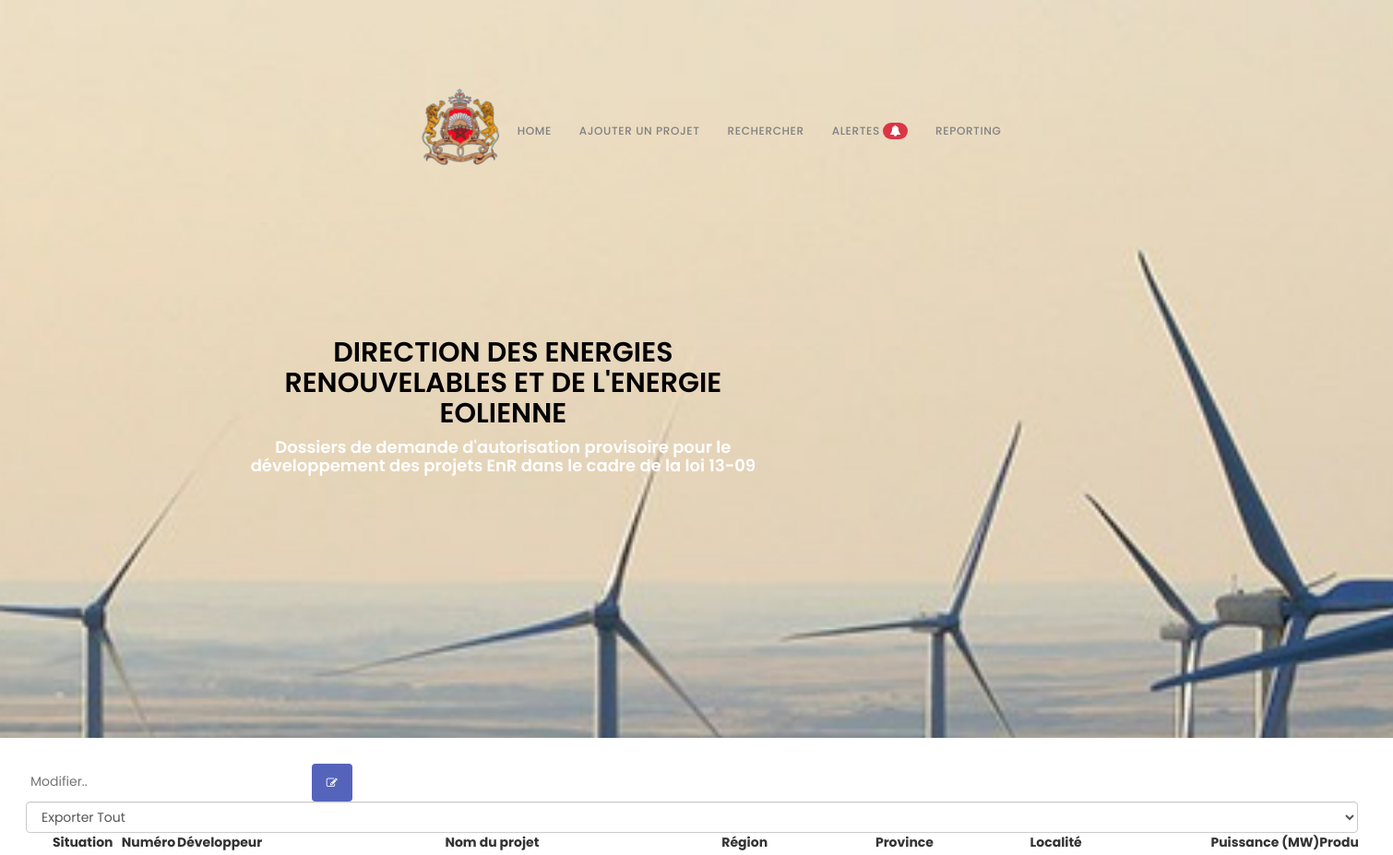
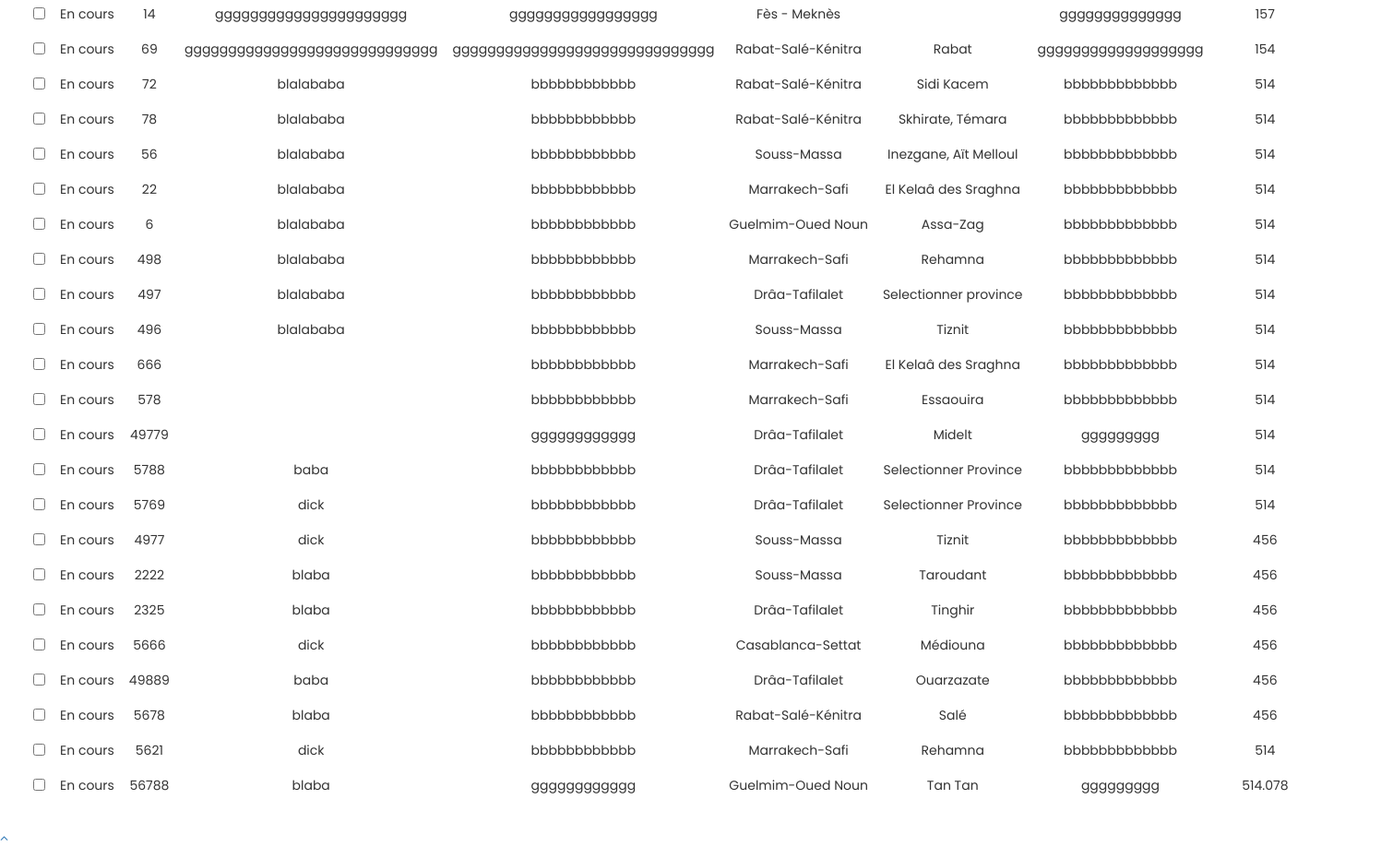
Screenshot of /eo_search.php with the database file from the repository (2 pictures, top to bottom).
### tables this page shows
CREATE TABLE IF NOT EXISTS `energieeolienne` (
  `Numero` int NOT NULL,
  `Developpeur` varchar(500) NOT NULL,
  `Nom du projet` varchar(500) NOT NULL,
  `Region` varchar(500) NOT NULL,
  `Province` varchar(500) NOT NULL,
  `Localite` varchar(500) NOT NULL,
  `Puissance` float NOT NULL,
  `Productible previsionnel` float NOT NULL,
  `Co2 evite TCO2/an` float NOT NULL,
  `Source energie` varchar(500) NOT NULL,
  `Coordonnees Geographique/Coordonnees Lambert` varchar(500) NOT NULL,
  `Investissement du projet` float NOT NULL,
  `Etat avancement` varchar(100) NOT NULL,
  `Depot a la DEREE` varchar(500) NOT NULL,
  `Envoi du dossier a l'ONEE` varchar(500) NOT NULL,
  `Reponse ONEE` varchar(500) NOT NULL,
  `Depot du complement du dossier par le developpeur` varchar(500) NOT NULL,
  `Envoi du complement du dossier a l'ONEE` varchar(500) NOT NULL,
  `Reponse ONEE en Cas Du 2 Complement` varchar(500) NOT NULL,
  `Depot du 2 complement du dossier par le developpeur` varchar(500) NOT NULL,
  `Envoi du 2 complement du dossier a l'ONEE` varchar(500) NOT NULL,
  `Reponse ONEE en Cas Du 3 Complement` varchar(500) NOT NULL,
  `Depot du 3 complement du dossier par le developpeur` varchar(500) NOT NULL,
  `Envoi du 3 complement du dossier a l'ONEE` varchar(500) NOT NULL,
  `Reponse ONEE en Cas Du 4 Complement` varchar(500) NOT NULL,
  `Depot du 4 complement du dossier par le developpeur` varchar(500) NOT NULL,
  `Envoi du 4 complement du dossier a l'ONEE` varchar(500) NOT NULL,
  `Avis de l'ONEE` varchar(500) NOT NULL,
  `Avis MEME` varchar(500) NOT NULL,
  `Observations` varchar(500) NOT NULL,
  PRIMARY KEY (`Numero`)
);

### eo_search.php (the view, shortened to what this page needs)
<!DOCTYPE html>
<html lang="en" >
<head>
  <link rel='stylesheet' href='https://maxcdn.bootstrapcdn.com/bootstrap/3.3.5/css/bootstrap.min.css'>
<link rel='stylesheet' href='https://cdnjs.cloudflare.com/ajax/libs/bootstrap-table/1.10.0/bootstrap-table.min.css'>
<link rel='stylesheet' href='https://rawgit.com/vitalets/x-editable/master/dist/bootstrap3-editable/css/bootstrap-editable.css'><link rel="stylesheet" href="./style.css">
<link rel="stylesheet" href="css/bootstrap.min.css">
    <link rel="stylesheet" href="css/animate.css">
    <link rel="stylesheet" href="css/font-awesome.min.css">
    <link rel="stylesheet" href="css/owl.theme.css">
    <link rel="stylesheet" href="css/owl.carousel.css">
	<link rel="stylesheet" href="css/ele.css">
</head>
<body data-spy="scroll" data-offset="50" data-target=".navbar-collapse"></body>
<div class="navbar navbar-fixed-top custom-navbar" role="navigation">
        <div class="container">
            <div class="navbar-header">
                <img src="images/roy.png">
            </div>
            <div class="collapse navbar-collapse">
                <ul class="nav navbar-nav navbar-right">
                    <li><a href="home.php" class="smoothScroll">Home</a></li>
                    <li><a href="energieEolienne.php" class="smoothScroll">Ajouter Un Projet</a></li>
                    <li><a href="#search" class="smoothScroll">Rechercher</a></li>
                    <li> <a href="alertes_eo.php"  class="smoothScroll">Alertes <span class="badge"><i class="fa fa-bell" aria-hidden="true"></i>
</span></a></li>
                    <li><a href="report_eo.php" class="smoothScroll">Reporting</a></li>
                </ul>
            </div>
        </div>
    </div>
<section id="intro" class="parallax-section">
        <div class="container">
            <div class="row">
                <div class="wow fadeInUp col-md-7 col-sm-7" data-wow-delay="0.6s">
                    <h2 style="color: black;">Direction des Energies Renouvelables et de l'energie eolienne</h2>
                    <h4 style="color: white;">Dossiers de demande d'autorisation provisoire pour le développement des
                        projets EnR dans le cadre de la loi 13-09</h4>
                </div>
            </div>
        </div>
    </section>
	<section id="search" class="parallax-section">
<div class="contain">
<div class="search-container" >
                 <form action="update_eo.php" method="POST" >
                   <input type="text" placeholder="Modifier.." name="search"  required>
                     <button type="submit" class="btn" name="sus"><i class="fa fa-pencil-square-o"  aria-hidden="true"></i></button>
                         </form>
                     </div>
<div id="toolbar">
		<select class="form-control">
				<option value="all">Exporter Tout</option>
		</select>
</div>
<table id="table"
			 data-toggle="table"
			 data-search="true"
			 data-filter-control="true"
			 data-show-export="true"
			 data-click-to-select="true"
			 data-toolbar="#toolbar">
	<thead>
		<tr>
			<th data-field="state" data-checkbox="true"></th>
            <th  data-filter-control="select" data-sortable="true">Situation</th>
			<th  data-filter-control="input" data-sortable="true">Numéro</th>
			<th  data-filter-control="input" data-sortable="true">Développeur</th>
			<th  data-filter-control="input" data-sortable="true">Nom du projet</th>
			<th  data-filter-control="select" data-sortable="true">Région</th>
			<th  data-filter-control="select" data-sortable="true">Province</th>
			<th  data-filter-control="input" data-sortable="true">Localité</th>
			<th  data-filter-control="input" data-sortable="true">Puissance (MW)</th>
			<th  data-filter-control="input" data-sortable="true">Productible prévisionnel (GWh/an)</th>
		</tr>
	</thead>
	<tbody>
			<?php
	  require_once('db.php');
	  $sql="SELECT *  FROM `energieeolienne`";
	  $result = mysqli_query($link,$sql);
	  if (mysqli_num_rows($result) > 0) {
		  while ($row = mysqli_fetch_assoc($result)) {
			echo "<tr>";
              echo '<td class="bs-checkbox "><input data-index="0" name="btSelectItem" type="checkbox"></td>';
              if(strpos($row['Avis MEME'], 'refus') !== false)
              {echo "<td>Refus</td>";}
              else if(strpos($row['Avis MEME'], 'Autorisation') !== false)
              {echo "<td>Autorisation</td>";}
              else
              {echo "<td>En cours</td>";}
			echo "<td>" .$row['Numero']."</td>";
			  echo "<td>" .$row['Developpeur']."</td>";
			  echo "<td>" .$row['Nom du projet']."</td>";
			  echo "<td>" .$row['Region']."</td>";
			  echo "<td>" .$row['Province']."</td>";
			  echo "<td>" .$row['Localite']."</td>";
			  echo "<td>" .$row['Puissance']."</td>";
			  echo "<td>" .$row['Productible previsionnel']."</td>";
			  echo "</tr>";
		  }
	  }
	 ?>
	</tbody>
</table>
</div>
</section>
    <a href="#back-top" class="go-top"><i class="fa fa-angle-up"></i></a>
</body>
</html>

### style.css (style rules this page uses)
.contain { width: 1500px; padding: 2em; }

### css/ele.css (style rules this page uses)
.btn { background-color: #5564bb; border: none; color: white; padding: 12px 16px; font-size: 12px; cursor: pointer; margin-left: 25px; }
.custom-navbar .nav li a .badge { background-color: #dc3545 !important; }
tbody>tr>td { margin: 0 20px; }
table { display: block; overflow-x: auto; white-space: nowrap; margin-left: auto; margin-right: auto; table-layout: fixed; }
td>input { align-items: center; width: 95%; }
#center .th, td { text-align: center; padding: 8px; }
body { background: #ffffff; font-family: 'Poppins', sans-serif; font-style: normal; font-weight: 400; }
h1, h2, h3, h4, h5, h6 { font-weight: 600; }
h2 { font-size: 30px; text-transform: uppercase; }
a { text-decoration: none !important; outline: none; }
.parallax-section { background-attachment: fixed !important; background-size: cover !important; }
.custom-navbar { margin-bottom: 0; background-color: #101010; }
.custom-navbar .nav li a { color: rgb(129, 129, 129); font-size: 12px; font-weight: 500; letter-spacing: 0.6px; text-transform: uppercase; line-height: 40px; transition: all 0.4s ease-in-out; }
@media (min-width:768px) { .custom-navbar { padding: 20px 0; border-bottom: 0; background: 0 0; } }
#intro { background: url('../images/register-bg.jpeg') 50% 0 repeat-y fixed; -webkit-background-size: cover; background-size: cover; background-position: center center; color: #ffffff; display: -webkit-box; display: -webkit-flex; display: -ms-flexbox; display: flex; -webkit-box-align: center; -webkit-align-items: center; -ms-flex-align: center; align-items: center; height: 100vh; text-align: center; }
* { box-sizing: border-box; font-family: "Poppins", sans-serif; }
input { border: none; outline: none; padding: 5px; }
select { padding: 5px; }
.container { margin-top: 70px; margin-left: 90px; width: 90%; display: flex; justify-content: center; align-items: center; }

### rows the page displays
energieeolienne: Avis MEME "En cours", Numero "14", Developpeur "gggggggggggggggggggggg", Nom du projet "ggggggggggggggggg", Region "Fès - Meknès", Localite "gggggggggggggg", Puissance "157"
energieeolienne: Avis MEME "En cours", Numero "69", Developpeur "ggggggggggggggggggggggggggggg", Nom du projet "gggggggggggggggggggggggggggggg", Region "Rabat-Salé-Kénitra", Province "Rabat", Localite "ggggggggggggggggggg", Puissance "154"
energieeolienne: Avis MEME "En cours", Numero "72", Developpeur "blalababa", Nom du projet "bbbbbbbbbbbb", Region "Rabat-Salé-Kénitra", Province "Sidi Kacem", Localite "bbbbbbbbbbbbb", Puissance "514"
energieeolienne: Avis MEME "En cours", Numero "78", Developpeur "blalababa", Nom du projet "bbbbbbbbbbbb", Region "Rabat-Salé-Kénitra", Province "Skhirate, Témara", Localite "bbbbbbbbbbbbb", Puissance "514"
energieeolienne: Avis MEME "En cours", Numero "56", Developpeur "blalababa", Nom du projet "bbbbbbbbbbbb", Region "Souss-Massa", Province "Inezgane, Aït Melloul", Localite "bbbbbbbbbbbbb", Puissance "514"
energieeolienne: Avis MEME "En cours", Numero "22", Developpeur "blalababa", Nom du projet "bbbbbbbbbbbb", Region "Marrakech-Safi", Province "El Kelaâ des Sraghna", Localite "bbbbbbbbbbbbb", Puissance "514"
energieeolienne: Avis MEME "En cours", Numero "6", Developpeur "blalababa", Nom du projet "bbbbbbbbbbbb", Region "Guelmim-Oued Noun", Province "Assa-Zag", Localite "bbbbbbbbbbbbb", Puissance "514"
energieeolienne: Avis MEME "En cours", Numero "498", Developpeur "blalababa", Nom du projet "bbbbbbbbbbbb", Region "Marrakech-Safi", Province "Rehamna", Localite "bbbbbbbbbbbbb", Puissance "514"
energieeolienne: Avis MEME "En cours", Numero "497", Developpeur "blalababa", Nom du projet "bbbbbbbbbbbb", Region "Drâa-Tafilalet", Province "Selectionner province", Localite "bbbbbbbbbbbbb", Puissance "514"
energieeolienne: Avis MEME "En cours", Numero "496", Developpeur "blalababa", Nom du projet "bbbbbbbbbbbb", Region "Souss-Massa", Province "Tiznit", Localite "bbbbbbbbbbbbb", Puissance "514"
energieeolienne: Avis MEME "En cours", Numero "666", Nom du projet "bbbbbbbbbbbb", Region "Marrakech-Safi", Province "El Kelaâ des Sraghna", Localite "bbbbbbbbbbbbb", Puissance "514"
energieeolienne: Avis MEME "En cours", Numero "578", Nom du projet "bbbbbbbbbbbb", Region "Marrakech-Safi", Province "Essaouira", Localite "bbbbbbbbbbbbb", Puissance "514"
energieeolienne: Avis MEME "En cours", Numero "49779", Nom du projet "gggggggggggg", Region "Drâa-Tafilalet", Province "Midelt", Localite "ggggggggg", Puissance "514"
energieeolienne: Avis MEME "En cours", Numero "5788", Developpeur "baba", Nom du projet "bbbbbbbbbbbb", Region "Drâa-Tafilalet", Province "Selectionner Province", Localite "bbbbbbbbbbbbb", Puissance "514"
energieeolienne: Avis MEME "En cours", Numero "5769", Developpeur "dick", Nom du projet "bbbbbbbbbbbb", Region "Drâa-Tafilalet", Province "Selectionner Province", Localite "bbbbbbbbbbbbb", Puissance "514"
energieeolienne: Avis MEME "En cours", Numero "4977", Developpeur "dick", Nom du projet "bbbbbbbbbbbb", Region "Souss-Massa", Province "Tiznit", Localite "bbbbbbbbbbbbb", Puissance "456"
energieeolienne: Avis MEME "En cours", Numero "2222", Developpeur "blaba", Nom du projet "bbbbbbbbbbbb", Region "Souss-Massa", Province "Taroudant", Localite "bbbbbbbbbbbbb", Puissance "456"
energieeolienne: Avis MEME "En cours", Numero "2325", Developpeur "blaba", Nom du projet "bbbbbbbbbbbb", Region "Drâa-Tafilalet", Province "Tinghir", Localite "bbbbbbbbbbbbb", Puissance "456"
energieeolienne: Avis MEME "En cours", Numero "5666", Developpeur "dick", Nom du projet "bbbbbbbbbbbb", Region "Casablanca-Settat", Province "Médiouna", Localite "bbbbbbbbbbbbb", Puissance "456"
energieeolienne: Avis MEME "En cours", Numero "49889", Developpeur "baba", Nom du projet "bbbbbbbbbbbb", Region "Drâa-Tafilalet", Province "Ouarzazate", Localite "bbbbbbbbbbbbb", Puissance "456"
energieeolienne: Avis MEME "En cours", Numero "5678", Developpeur "blaba", Nom du projet "bbbbbbbbbbbb", Region "Rabat-Salé-Kénitra", Province "Salé", Localite "bbbbbbbbbbbbb", Puissance "456"
energieeolienne: Avis MEME "En cours", Numero "5621", Developpeur "dick", Nom du projet "bbbbbbbbbbbb", Region "Marrakech-Safi", Province "Rehamna", Localite "bbbbbbbbbbbbb", Puissance "514"
energieeolienne: Avis MEME "En cours", Numero "56788", Developpeur "blaba", Nom du projet "gggggggggggg", Region "Guelmim-Oued Noun", Province "Tan Tan", Localite "ggggggggg", Puissance "514.078"
